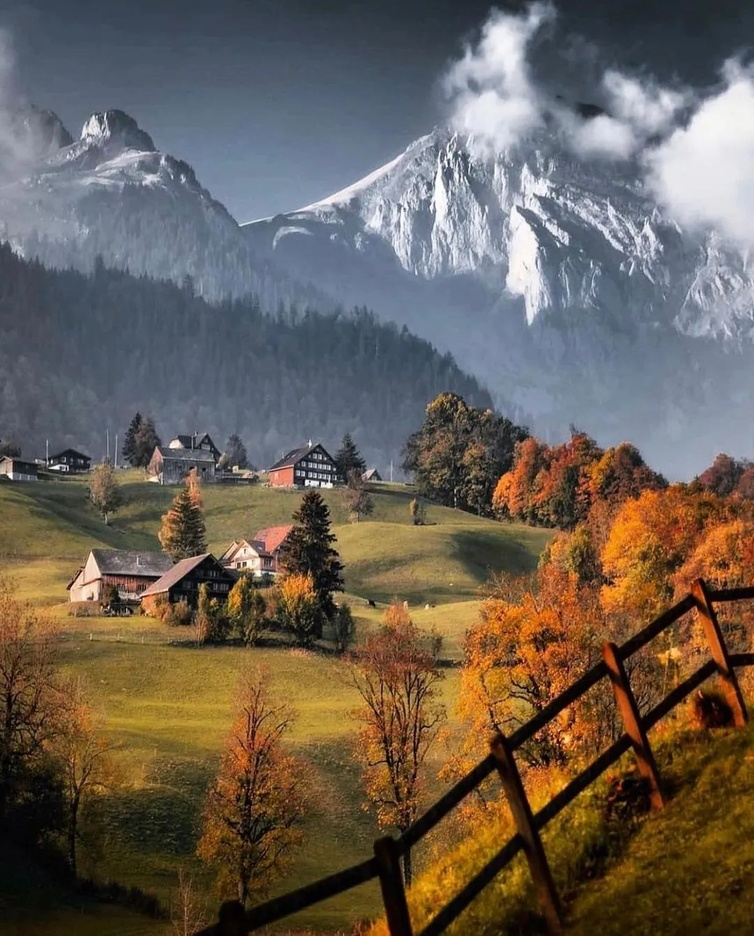
#> input picture swiss.jpg, 754 x 936 px, shrunk from 1080 x 1340 before the run
$ python main.py
#> lines starting #> are read from the running program, lines starting #| are printed output that depends on the picture
import imageio.v2 as imageio
import numpy as np
import matplotlib.pyplot as plt

nama_file = "swiss.jpg"

#1. membaca citra
img = imageio.imread(nama_file)
#> img is the input picture: shape (936, 754, 3); mean R, G, B 105.8, 95.6, 85.2
print("Citra RGB    :",img.shape)
#| Citra RGB    : (936, 754, 3)

#2. mengubah citra rgb ke gray
R = img[:,:,0]
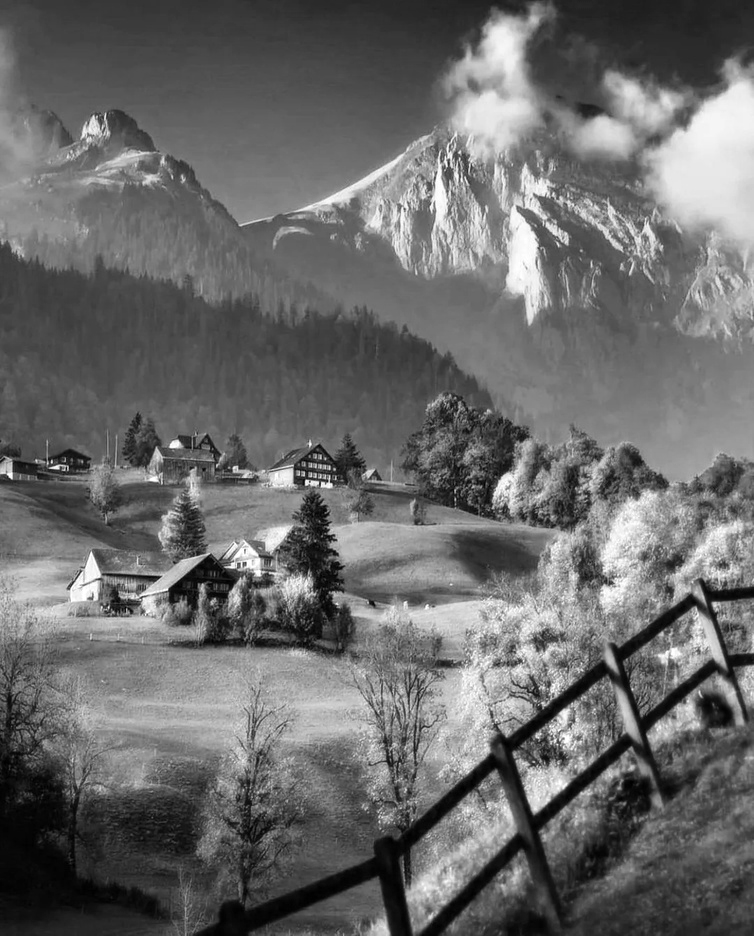
#> R: shape (936, 754); min 0, max 255, mean 105.8
G = img[:,:,1]
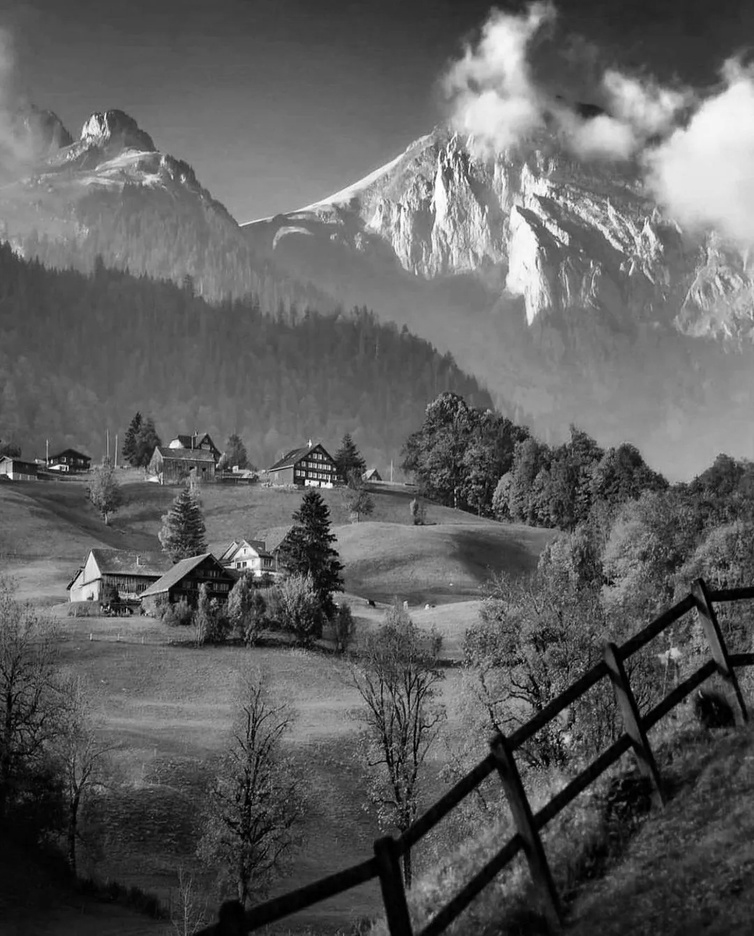
#> G: shape (936, 754); min 0, max 255, mean 95.6
B = img[:,:,2]
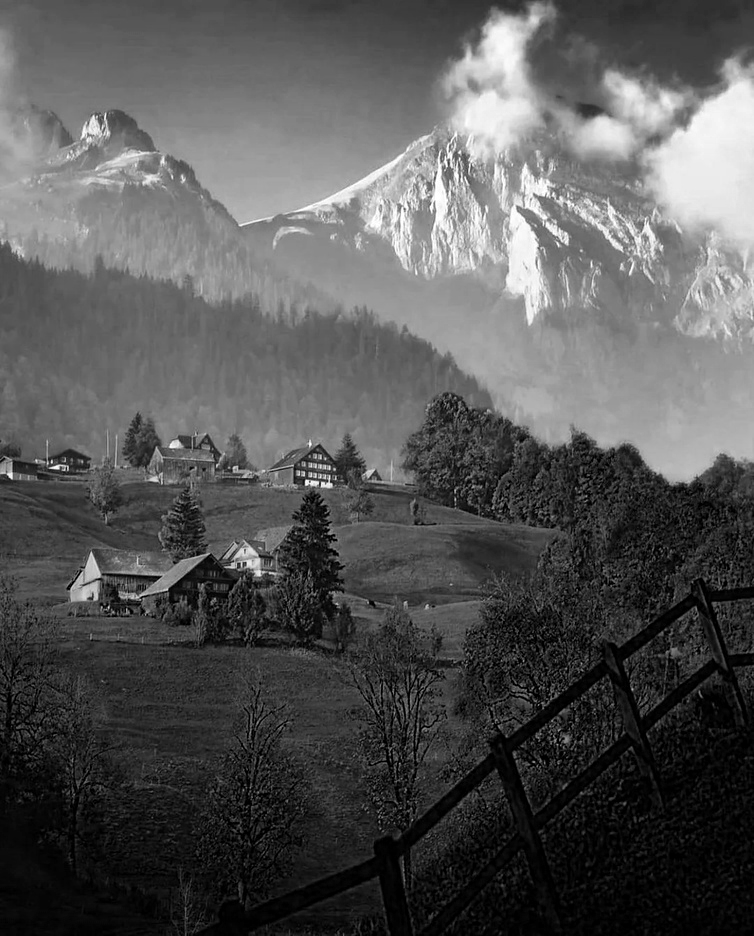
#> B: shape (936, 754); min 0, max 255, mean 85.2

img_gray = (
    0.299 * R +
    0.587 * G +
    0.114 * B
).astype(np.uint8)

print("Citra Grayscale  :",img_gray.shape)
#| Citra Grayscale  : (936, 754)

#3. Hitung piksel
tinggi, lebar = img_gray.shape
#> tinggi = 936; lebar = 754
jumlah_piksel = img_gray.size
#> jumlah_piksel = 705744

print("Tinggi   :",tinggi, "Piksel")
#| Tinggi   : 936 Piksel
print("Lebar   :",lebar, "Piksel")
#| Lebar   : 754 Piksel
print("Jumlah   :",jumlah_piksel, "Piksel")
#| Jumlah   : 705744 Piksel

#4. menghitung histogram
histogram = np.bincount(
    img_gray.flatten(),
    minlength=256
)
#> histogram = 256 values, max 7054 at index 83, min 0 at index 255, mean 2756.8

#5. menghitung intensitas
for intensitas in range(256):
    print(
        f"intensitas{intensitas: 3d} :"
        f"{histogram[intensitas]}"
    )
#> this loop made 256 passes
#| intensitas  0 :144
#| intensitas  1 :449
#| intensitas  2 :1117
#| intensitas  3 :2032
#| intensitas  4 :2378
#| intensitas  5 :3602
#| intensitas  6 :3853
#| intensitas  7 :3678
#> (further printed lines are left out)

#6. mencari intensitas dominan
intensitas_dominan = np.argmax(histogram)
#> intensitas_dominan = 83
jumlah_intensitas = histogram[intensitas_dominan]
#> jumlah_intensitas = 7054

print("Intensitas Dominan   :",intensitas_dominan)
#| Intensitas Dominan   : 83
print("Jumlah Intensitas    :", jumlah_intensitas)
#| Jumlah Intensitas    : 7054

#7. tampilkan gambar
plt.figure(figsize=(14,5))

plt.subplot(1,2,1)
plt.imshow(img_gray, cmap="gray")
plt.title("Citra Grayscale")


plt.subplot(1,2,2)
plt.bar(
    range(256),
    histogram,
    width=1
)

plt.ylabel("Jumlah Piksel")
plt.xlabel("Nilai Intensitas")
plt.xlim(0,255)

plt.tight_layout()
plt.show()
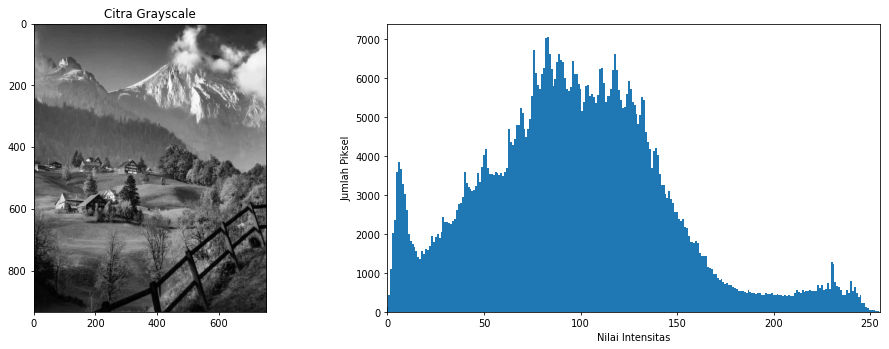
#> figure drawn by matplotlib, 2 panels; panel 2: tallest bar 7054 high, from x = 82.5 to 83.5
